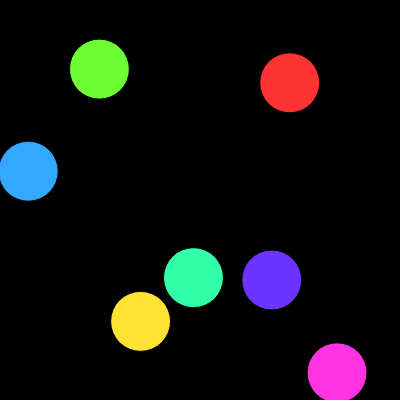
Frame 1 (no input)
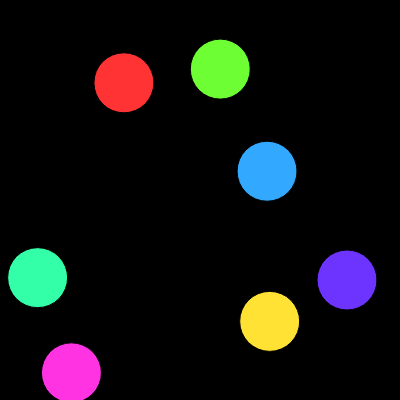
Frame 60 (no input)
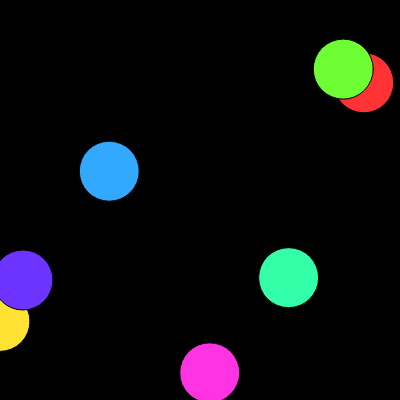
Frame 120 (the mouse pressed at the canvas centre since frame 60)

The p5.js sketch that drew these frames (run headless with seeded random() and noise() and a simulated clock; from frame 60 on, the mouse is pressed at the canvas centre):

// p5.js sketch
// ── sketch.js

const BALL_NUM = 7;
let x = [];
let y = [];
let speed = [];

function setup() {
    createCanvas(400, 400);
    colorMode(HSB, 360, 100, 100);
    for (let i = 0; i < BALL_NUM; i++) {
        x[i] = random(width);
        y[i] = random(height);
        speed[i] = random(1, 5); // 速度をランダムに設定
    }
}

function draw() {
    background(0,0,0,20);
    for (let i = 0; i < BALL_NUM; i++) {
        x[i] += speed[i];
        if (x[i] > width) {
            x[i] = 0;
        }
        // 虹色: HSBの色相をずらす
        fill((i * 360 / BALL_NUM), 80, 100);
        circle(x[i], y[i], 60);
    }
}
